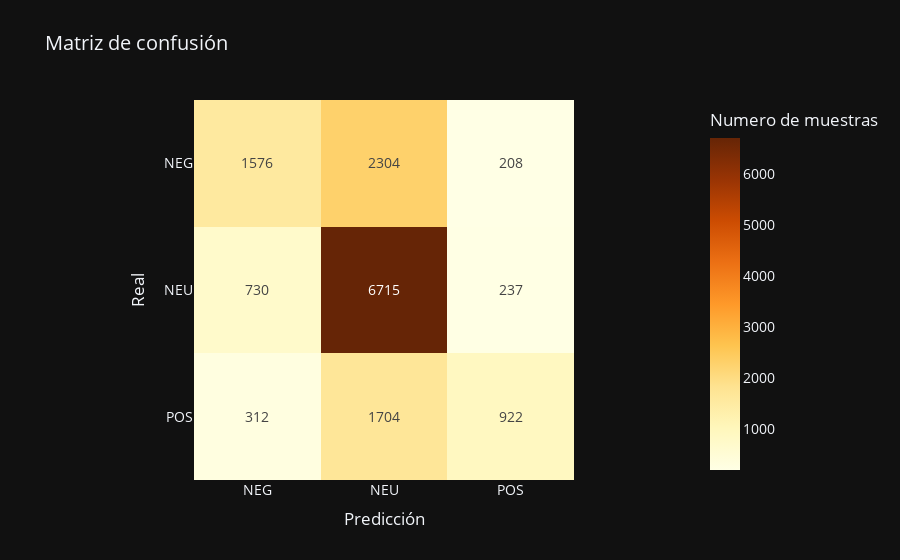

Write notebook code for a chart like this one.
### Markdown cell above
### TFIDF

### Code cell
model = StartModel()
report = model.start(X, y,'TFIDF', num_classes=3, epochs=EPOCHS, batch_size=BATCH_SIZE,lr=LR)
report['task'] = 'polarity'

reports.append(report)

### Figure 1 — Plotly figure (JSON) as saved in the notebook; plotly's stock layout.template omitted (floating-point values rounded to 4 significant figures)
{"data": [{"coloraxis": "coloraxis", "hovertemplate": "x: %{x}<br>y: %{y}<br>Numero de muestras: %{z}<extra></extra>", "name": "0", "texttemplate": "%{z}", "type": "heatmap", "x": ["NEG", "NEU", "POS"], "xaxis": "x", "y": ["NEG", "NEU", "POS"], "yaxis": "y", "z": [[1576, 2304, 208], [730, 6715, 237], [312, 1704, 922]]}], "layout": {"coloraxis": {"colorbar": {"title": {"text": "Numero de muestras"}}, "colorscale": [[0, "rgb(255,255,229)"], [0.125, "rgb(255,247,188)"], [0.25, "rgb(254,227,145)"], [0.375, "rgb(254,196,79)"], [0.5, "rgb(254,153,41)"], [0.625, "rgb(236,112,20)"], [0.75, "rgb(204,76,2)"], [0.875, "rgb(153,52,4)"], [1, "rgb(102,37,6)"]]}, "font": {"size": 14}, "title": {"text": "Matriz de confusión "}, "xaxis": {"anchor": "y", "constrain": "domain", "domain": [0, 1], "scaleanchor": "y", "title": {"text": "Predicción"}}, "yaxis": {"anchor": "x", "autorange": "reversed", "constrain": "domain", "domain": [0, 1], "title": {"text": "Real"}}}}
